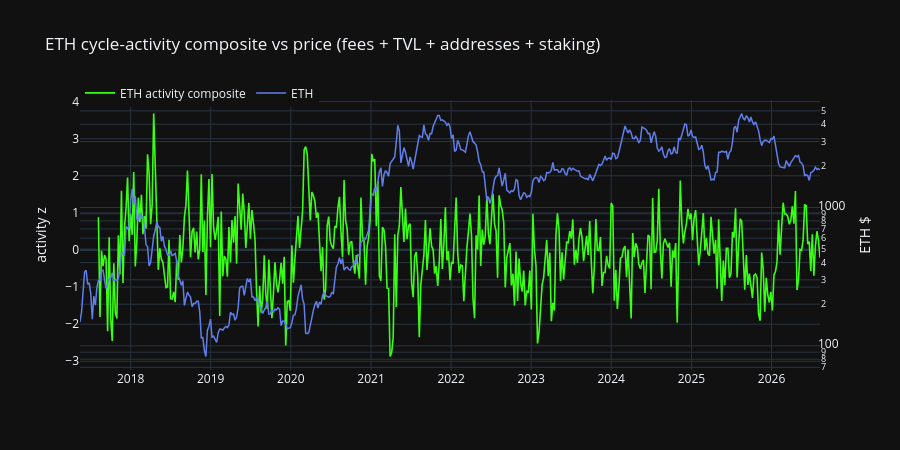

The notebook cell saved with this chart:
### Code cell
# Merge on-chain into working frame `df`
df = macro.join(oc, on="date", how="left").sort("date")

df = df.with_columns(
    (np.log(pl.col("tvl_usd") + 1) - np.log(pl.col("tvl_usd") + 1).shift(MOM_LOOKBACK)).alias("tvl_mom"),
    (np.log(pl.col("fee_revenue_usd_wk") + 1) - np.log(pl.col("fee_revenue_usd_wk") + 1).shift(MOM_LOOKBACK)).alias("fee_mom"),
    (np.log(pl.col("active_addresses") + 1) - np.log(pl.col("active_addresses") + 1).shift(MOM_LOOKBACK)).alias("addr_mom"),
    (pl.col("staked_share") - pl.col("staked_share").shift(MOM_LOOKBACK)).alias("stake_mom"),
)

# ETH cycle-activity composite (NOT BTC hashrate/MVRV clones)
df = df.with_columns(
    (
        z_expr("fee_mom") + z_expr("tvl_mom") + z_expr("addr_mom") + z_expr("stake_mom")
    ).alias("activity_raw")
)
_ar = df["activity_raw"].drop_nulls()
mu_a = float(_ar.mean()) if _ar.len() else 0.0
sd_a = float(_ar.std() or 1.0) if _ar.len() else 1.0
df = df.with_columns(
    ((pl.col("activity_raw") - mu_a) / (sd_a if sd_a > 1e-12 else 1.0)).alias("activity_composite")
)

fig = go.Figure()
fig.add_trace(go.Scatter(x=df["date"], y=df["activity_composite"], name="ETH activity composite",
                         line=dict(color="#39ff14", width=1.6), yaxis="y"))
fig.add_trace(go.Scatter(x=df["date"], y=df["close"], name="ETH",
                         line=dict(color=ETH_COLOR, width=1.5), yaxis="y2"))
fig.update_layout(
    title="ETH cycle-activity composite vs price (fees + TVL + addresses + staking)",
    template="plotly_dark", height=450,
    yaxis=dict(title="activity z"),
    yaxis2=dict(title="ETH $", overlaying="y", side="right", type="log"),
    legend=dict(orientation="h", y=1.08),
)
fig.show()
print(f"Working frame: {df.shape}")

### Figure 1 — Plotly figure (JSON) as saved in the notebook; plotly's stock layout.template omitted (floating-point values rounded to 4 significant figures; data arrays with more than 128 entries replaced by an {"elided": "..."} marker saying what was removed)
{"data": [{"line": {"color": "#39ff14", "width": 1.6}, "name": "ETH activity composite", "type": "scatter", "x": {"elided": "483 str values"}, "y": {"elided": "483 float values"}, "yaxis": "y"}, {"line": {"color": "#627EEA", "width": 1.5}, "name": "ETH", "type": "scatter", "x": {"elided": "483 str values"}, "y": {"elided": "483 float values"}, "yaxis": "y2"}], "layout": {"height": 450, "legend": {"orientation": "h", "y": 1.08}, "title": {"text": "ETH cycle-activity composite vs price (fees + TVL + addresses + staking)"}, "yaxis": {"title": {"text": "activity z"}}, "yaxis2": {"overlaying": "y", "side": "right", "title": {"text": "ETH $"}, "type": "log"}}}
